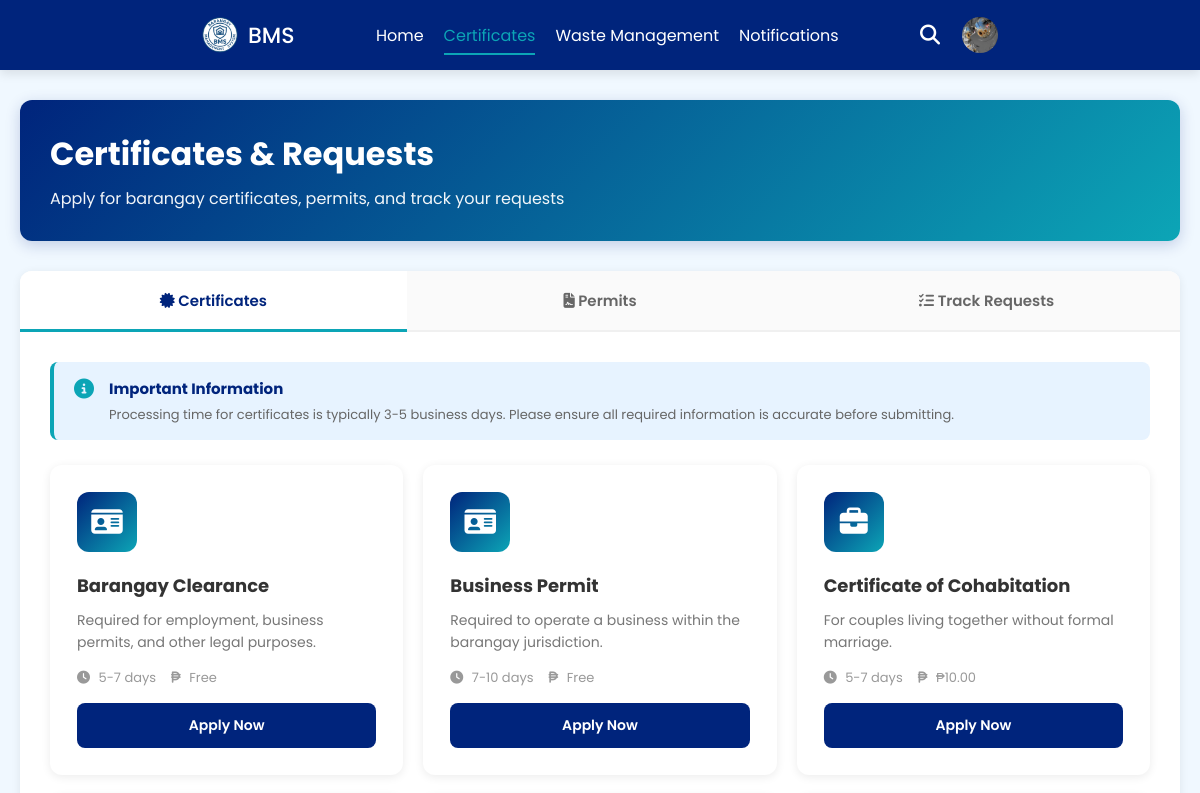
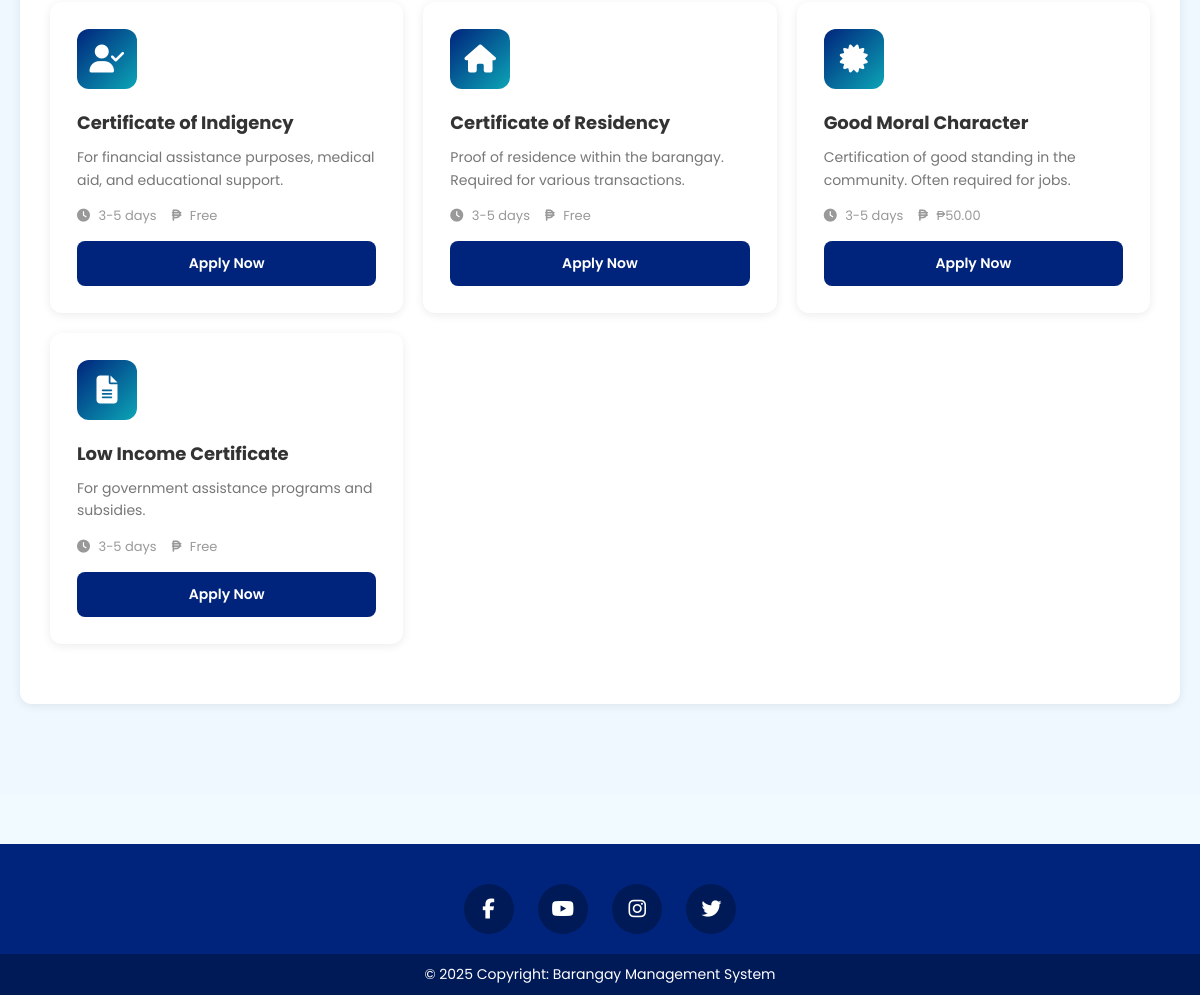
Screenshot of /user/certificates.php (signed in) with the database file from the repository (2 pictures, top to bottom).
### tables this page shows
CREATE TABLE `user` (
  `id` int(11) NOT NULL,
  `first_name` varchar(255) NOT NULL,
  `middle_name` varchar(255) NOT NULL,
  `last_name` varchar(255) NOT NULL,
  `email` varchar(255) NOT NULL,
  `password` varchar(255) NOT NULL,
  `image` varchar(255) NOT NULL,
  `contact_number` varchar(255) NOT NULL,
  `date_of_birth` date DEFAULT NULL,
  `gender` enum('male','female') DEFAULT NULL,
  `civil_status` enum('single','married','divorced','widowed') DEFAULT NULL,
  `occupation` varchar(100) DEFAULT NULL,
  `house_number` varchar(100) DEFAULT NULL,
  `street_name` varchar(255) DEFAULT NULL,
  `barangay` varchar(255) DEFAULT 'Baliwasan',
  `status` enum('active','inactive','moved') DEFAULT 'active',
  `is_new` tinyint(1) DEFAULT 1,
  `created_at` datetime NOT NULL DEFAULT current_timestamp(),
  `updated_at` timestamp NULL DEFAULT NULL ON UPDATE current_timestamp()
);

CREATE TABLE `document_types` (
  `id` int(11) NOT NULL,
  `name` varchar(100) NOT NULL,
  `type` enum('certificate','permit') NOT NULL,
  `description` text DEFAULT NULL,
  `icon` varchar(50) DEFAULT NULL,
  `processing_days` varchar(20) DEFAULT NULL,
  `fee` decimal(10,2) DEFAULT 0.00,
  `requirements` text DEFAULT NULL,
  `is_active` tinyint(1) DEFAULT 1,
  `created_at` timestamp NOT NULL DEFAULT current_timestamp()
);

### user/certificates.php (the view, shortened to what this page needs)
<?php
require_once("../conn/conn.php");
$certificates_query = "SELECT * FROM document_types WHERE type = 'certificate' AND is_active = TRUE ORDER BY name ASC";
$certificates_result = $conn->query($certificates_query);
?>
<!DOCTYPE html>
<html lang="en">
<head>
  <?php include '../components/header_links.php'; ?>
  <?php include '../components/user_side_header.php'; ?>
</head>
<body>
  <?php include '../components/navbar.php'; ?>
  <main class="main-content">
    <div class="page-header">
      <h1>Certificates & Requests</h1>
      <p>Apply for barangay certificates, permits, and track your requests</p>
    </div>
    <div class="tabs-container">
      <div class="tabs">
        <button class="tab-btn active" onclick="openTab(event, 'certificates')">
          <i class="fas fa-certificate"></i> Certificates
        </button>
        <button class="tab-btn" onclick="openTab(event, 'permits')">
          <i class="fas fa-file-contract"></i> Permits
        </button>
        <button class="tab-btn" onclick="openTab(event, 'tracking')">
          <i class="fas fa-tasks"></i> Track Requests
        </button>
      </div>
      <div id="certificates" class="tab-content active">
        <div class="info-banner">
          <i class="fas fa-info-circle"></i>
          <div class="info-banner-content">
            <h4>Important Information</h4>
            <p>Processing time for certificates is typically 3-5 business days. Please ensure all required information
              is accurate before submitting.</p>
          </div>
        </div>
        <div class="certificates-grid">
          <?php if ($certificates_result->num_rows > 0): ?>
            <?php while ($cert = $certificates_result->fetch_assoc()): ?>
              <div class="certificate-card"
                onclick="applyCertificate(<?php echo $cert['id']; ?>, '<?php echo htmlspecialchars($cert['name']); ?>')">
                <div class="certificate-icon">
                  <i class="fas <?php echo htmlspecialchars($cert['icon']); ?>"></i>
                </div>
                <h3><?php echo htmlspecialchars($cert['name']); ?></h3>
                <p><?php echo htmlspecialchars($cert['description']); ?></p>
                <div class="certificate-meta">
                  <span><i class="fas fa-clock"></i> <?php echo htmlspecialchars($cert['processing_days']); ?></span>
                  <span><i class="fas fa-peso-sign"></i>
                    <?php echo $cert['fee'] == 0 ? 'Free' : '₱' . number_format($cert['fee'], 2); ?>
                  </span>
                </div>
                <button class="apply-btn">Apply Now</button>
              </div>
            <?php endwhile; ?>
          <?php endif; ?>
        </div>
      </div>
    </div>
  </main>
  <?php include '../components/footer.php'; ?>
</body>
</html>

### components/navbar.php (shortened to what this page needs)
<nav class="nav">
    <a href="#" class="logo">
        <img src="../assets/logo/bms.png" alt="BMS Logo" class="logo-img" />
        <span>BMS</span>
    </a>
    <?php
    $userId = $_SESSION["user_id"];
    $query = "SELECT image FROM user WHERE id = ?";
    $stmt = $conn->prepare($query);
    $stmt->bind_param("i", $userId);
    $stmt->execute();
    $result = $stmt->get_result();
    $userData = $result->fetch_assoc();
    $userImage = !empty($userData["image"]) ? "../assets/images/user/" . $userData["image"] : "../assets/images/user.png";
    $currentPage = basename($_SERVER['PHP_SELF']);
    ?>
    <ul class="nav-links">
        <li><a href="index.php" class="<?= $currentPage == 'index.php' ? 'active' : '' ?>">Home</a></li>
        <li><a href="certificates.php"
                class="<?= $currentPage == 'certificates.php' ? 'active' : '' ?>">Certificates</a></li>
        <li><a href="waste_management.php" class="<?= $currentPage == 'waste_management.php' ? 'active' : '' ?>">Waste
                Management</a></li>
        <li><a href="notifications.php"
                class="<?= $currentPage == 'notifications.php' ? 'active' : '' ?>">Notifications</a></li>
    </ul>
    <div class="nav-right">
        <i class="fa-solid fa-magnifying-glass search-icon" id="searchIcon"></i>
        <div class="profile-container">
            <div class="profile-trigger">
                <img src="<?= htmlspecialchars($userImage); ?>" alt="Profile" />
            </div>
        </div>
    </div>
</nav>

### css/style.css (style rules this page uses)
* { margin: 0; padding: 0; box-sizing: border-box; font-family: "Poppins", sans-serif; }
html, body { height: 100%; margin: 0; display: flex; flex-direction: column; }
body { background: #f0faff; }
.nav { position: fixed; top: 0; left: 0; width: 100%; padding: 15px 200px; background: #00247c; box-shadow: 0 4px 10px rgba(0, 0, 0, 0.1); z-index: 1000; }
.nav, .nav .nav-links { display: flex; align-items: center; }
.nav { justify-content: space-between; }
a { color: #fff; text-decoration: none; }
.nav .logo { font-size: 22px; font-weight: 500; }
.logo { display: flex; align-items: center; gap: 8px; font-size: 22px; font-weight: bold; text-decoration: none; color: #fff; }
.logo-img { width: 40px; height: 40px; object-fit: contain; }
.nav .nav-links { column-gap: 20px; list-style: none; }
.nav .nav-links a { position: relative; padding: 5px 0; transition: color 0.3s ease; }
.nav .nav-links a.active { color: #0ca5b6; }
.nav .nav-links a.active::after { width: 100%; }
.nav .nav-links a::after { content: ''; position: absolute; left: 0; bottom: -3px; width: 0; height: 2px; background-color: #0ca5b6; transition: width 0.3s ease; }
.nav .search-icon { color: #fff; font-size: 20px; cursor: pointer; }
.nav-right { display: flex; align-items: center; gap: 20px; }
.profile-container { position: relative; }
.profile-trigger { width: 40px; height: 40px; border-radius: 50%; overflow: hidden; cursor: pointer; border: 2px solid transparent; transition: border-color 0.3s ease, transform 0.3s ease; }
.profile-trigger img { width: 100%; height: 100%; object-fit: cover; }

### css/user_side.css (style rules this page uses)
.main-content { padding: 30px; max-width: 100%; flex: 1; padding: 100px 20px 60px; background-color: #f0f8ff; }
.page-header { background: linear-gradient(135deg, #00247c 0%, #0ca5b6 100%); padding: 30px; border-radius: 12px; color: #fff; margin-bottom: 30px; box-shadow: 0 4px 15px rgba(0, 36, 124, 0.2); }
.page-header h1 { font-size: 32px; margin-bottom: 8px; }
.page-header p { font-size: 16px; opacity: 0.95; }
.tabs-container { background: #fff; border-radius: 12px; box-shadow: 0 2px 10px rgba(0, 0, 0, 0.08); margin-bottom: 30px; overflow: hidden; }
.tabs { display: flex; border-bottom: 2px solid #f0f0f0; background: #fafafa; }
.tab-btn { flex: 1; padding: 18px 20px; background: transparent; border: none; color: #666; font-size: 15px; font-weight: 600; cursor: pointer; transition: all 0.3s ease; position: relative; }
.tab-btn.active { color: #00247c; background: #fff; }
.tab-btn.active::after { content: ''; position: absolute; bottom: -2px; left: 0; width: 100%; height: 3px; background: #0ca5b6; }
.tab-content { display: none; padding: 30px; }
.tab-content.active { display: block; }
.certificates-grid { display: grid; grid-template-columns: repeat(auto-fill, minmax(300px, 1fr)); gap: 20px; margin-bottom: 30px; }
.certificate-card { background: #fff; border-radius: 12px; padding: 25px; box-shadow: 0 2px 10px rgba(0, 0, 0, 0.08); transition: all 0.3s ease; border: 2px solid transparent; cursor: pointer; }
.certificate-icon { width: 60px; height: 60px; background: linear-gradient(135deg, #00247c 0%, #0ca5b6 100%); border-radius: 12px; display: flex; align-items: center; justify-content: center; color: #fff; font-size: 28px; margin-bottom: 20px; }
.certificate-card h3 { font-size: 18px; color: #333; margin-bottom: 10px; }
.certificate-card p { font-size: 14px; color: #777; line-height: 1.6; margin-bottom: 15px; }
.certificate-meta { display: flex; align-items: center; gap: 15px; font-size: 13px; color: #999; margin-bottom: 15px; }
.certificate-meta i { margin-right: 5px; }
.apply-btn { width: 100%; padding: 12px; background: #00247c; color: #fff; border: none; border-radius: 8px; font-size: 14px; font-weight: 600; cursor: pointer; transition: all 0.3s ease; }
.info-banner { background: #e7f3ff; border-left: 4px solid #0ca5b6; padding: 15px 20px; border-radius: 8px; margin-bottom: 25px; display: flex; align-items: start; gap: 15px; }
.info-banner i { font-size: 20px; color: #0ca5b6; margin-top: 2px; }
.info-banner-content h4 { font-size: 15px; color: #00247c; margin-bottom: 5px; }
.info-banner-content p { font-size: 13px; color: #666; line-height: 1.5; }

### rows the page displays
user: image (picture)
document_types: name "Barangay Clearance", description "Required for employment, business permits, and other legal purposes.", processing_days "5-7 days", fee "Free"
document_types: name "Business Permit", description "Required to operate a business within the barangay jurisdiction.", processing_days "7-10 days", fee "Free"
document_types: name "Certificate of Cohabitation", description "For couples living together without formal marriage.", processing_days "5-7 days", fee "10.00"
document_types: name "Certificate of Indigency", description "For financial assistance purposes, medical aid, and educational support.", processing_days "3-5 days", fee "Free"
document_types: name "Certificate of Residency", description "Proof of residence within the barangay. Required for various transactions.", processing_days "3-5 days", fee "Free"
document_types: name "Good Moral Character", description "Certification of good standing in the community. Often required for jobs.", processing_days "3-5 days", fee "50.00"
document_types: name "Low Income Certificate", description "For government assistance programs and subsidies.", processing_days "3-5 days", fee "Free"
